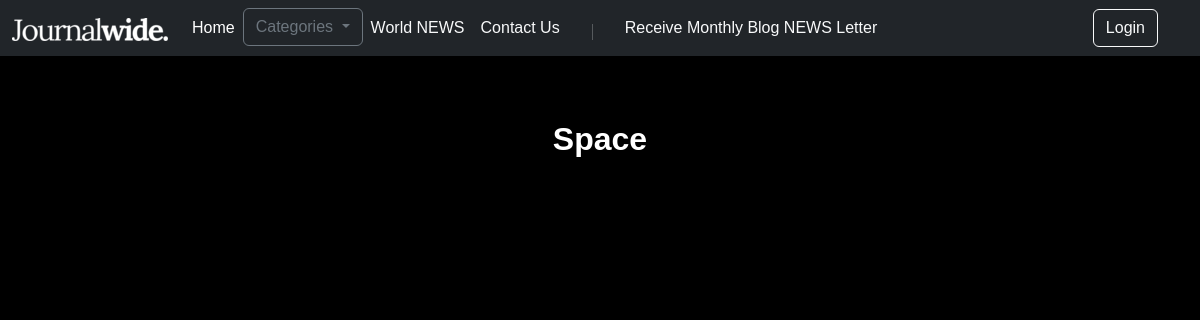
Page /space.php on the earlier database version.
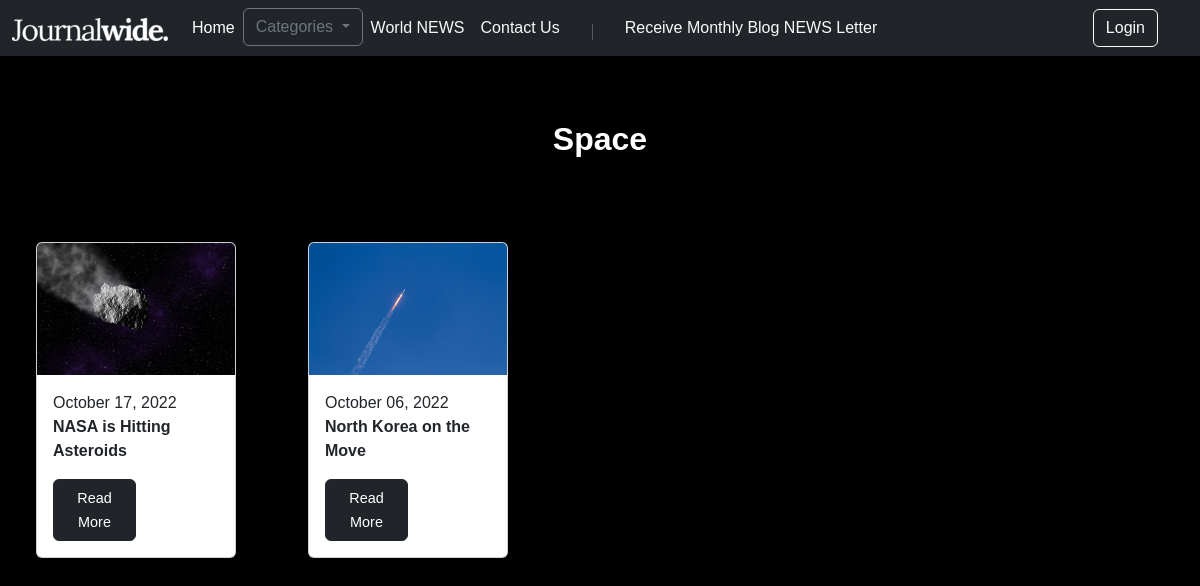
Same page on the later database version.
### tables this page shows
CREATE TABLE `space` (
  `id` int(11) NOT NULL,
  `img` varchar(255) NOT NULL,
  `date` varchar(255) NOT NULL,
  `title` text NOT NULL
);

### space.php (the view, shortened to what this page needs)
<?php
include './config.php';
?>
<!DOCTYPE html>
<html lang="en">
<head>
  <link href="bootstrap.min.css" rel="stylesheet" />
</head>
<body>
  <header>
    <nav class="navbar navbar-expand-md navbar-dark fixed-top bg-dark">
      <div class="container-fluid">
        <a class="navbar-brand" href="./index.php"><img src="imgs/logo.png" /></a>
        <div class="collapse navbar-collapse text-dark" id="navbarCollapse">
          <ul class="navbar-nav me-auto mb-2 mb-md-0">
            <li class="nav-item">
              <a class="nav-link active" aria-current="page" href="./index.php">Home</a>
            </li>
            <li class="nav-item">
              <div class="dropdown">
                <button class="btn btn-outline-secondary c-btn dropdown-toggle text-secondary" type="button" data-bs-toggle="dropdown" aria-expanded="false">
                  Categories
                </button>
              </div>
            </li>
            <li class="nav-item">
              <a class="nav-link active text-light" href="world.php">World NEWS</a>
            </li>
            <li class="nav-item">
              <a class="nav-link active text-light" href="./contactUs.php">Contact Us</a>
            </li>
            <li class="nav-item">
            </li>
            <li>
              <a class="nav-link active text-light" href="./newsletter.php">Receive Monthly Blog NEWS Letter</a>
            </li>
          </ul>
          <a href="./login.php" class="btn btn-outline-light login-btn">Login</a>
        </div>
      </div>
    </nav>
  </header>
  <main>
    <div class="c-heading text-center">
      <h2 style="color: white; font-weight:bold">Space</h2>
    </div>
    <div class="row pt-4 g-0 oc-cat">
      <?php
      $spaceQuery = "SELECT * FROM space";
      $spaceExec = mysqli_query($connection, $spaceQuery);
      while ($spaceResult = mysqli_fetch_assoc($spaceExec)) {
      ?>
        <div class="card col-md-2 c1">
          <img src="<?php echo $spaceResult['img']?>" class="card-img-top" alt="space-img">
          <div class="card-body">
            <span><?php echo $spaceResult['date']?></span>
            <p class="text-dark"><b><?php echo $spaceResult['title']?></b></p>
            <span><a class="btn btn-read btn-dark" href="#"><small class="read-more">Read More</small></a></span>
          </div>
        </div>
      <?php
      }
      ?>
    </div>
  </main>
</body>
</html>

Differences in the rows shown:
added space: img (picture), date "October 17, 2022", title "NASA is Hitting Asteroids"
added space: img (picture), date "October 06, 2022", title "North Korea on the Move"
